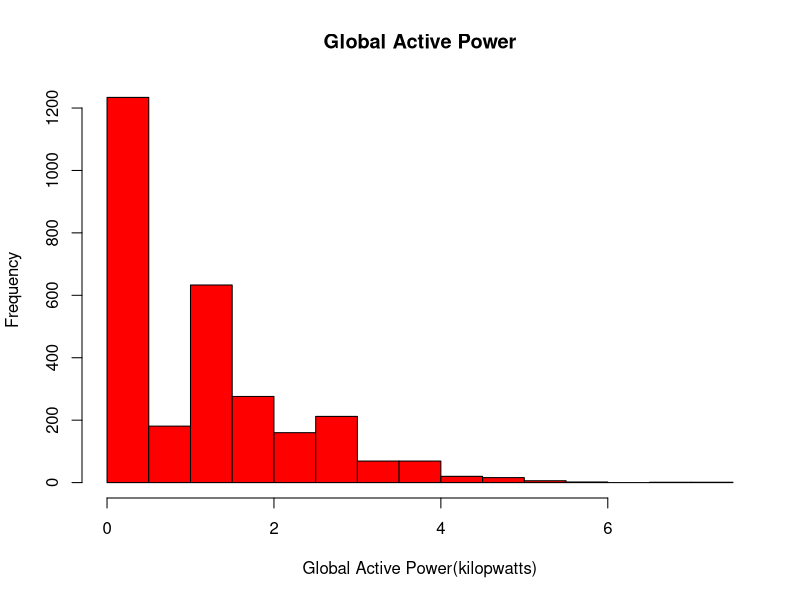

This figure's R source:
# the data was first cleaned by python
data.raw <- read.csv('cleanData.csv')
data.raw$Date <- as.Date(data.raw$Date, format = '%d/%m/%Y')

# combine the Date and Time
data.raw$time <- strptime(paste(data.raw$Date, data.raw$Time, sep = '-'), format = "%Y-%m-%d-%H:%M")
data <- data.raw

png('plot1.png')
hist(data$Global_active_power, col = 'red',
     main = 'Global Active Power', xlab = 'Global Active Power(kilopwatts)')
dev.off()